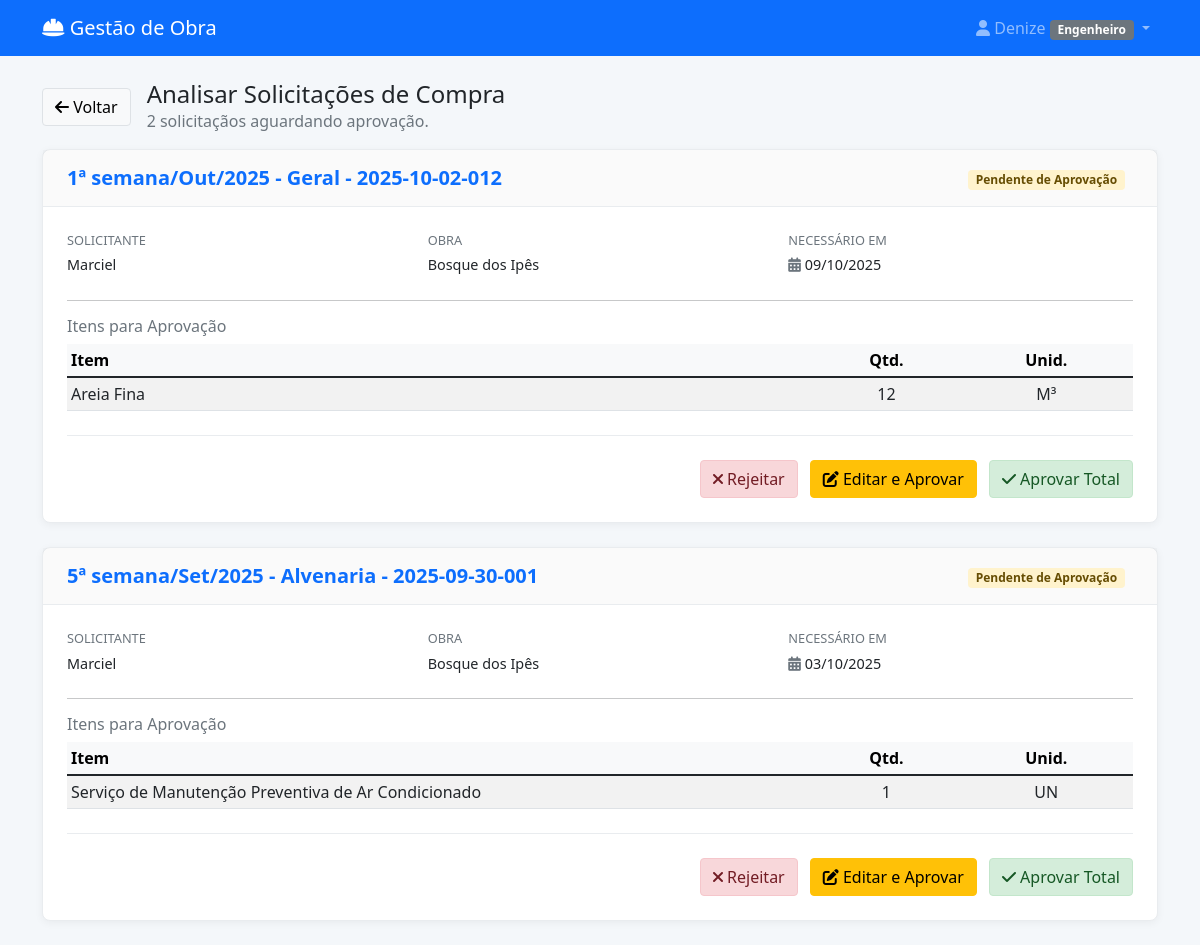
The page /analisar-solicitacoes/ (signed in) on the database as committed earlier.
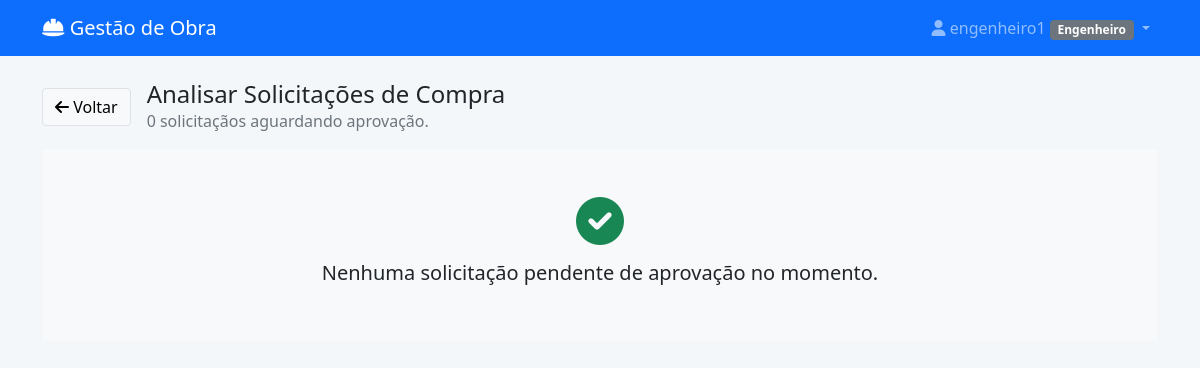
The same page on the database as committed later.
### materiais/models.py (models this page shows, shortened)
class User(AbstractUser):
    PERFIL_CHOICES = [
        ('almoxarife_obra', 'Almoxarife da Obra'),
        ('engenheiro', 'Engenheiro'),
        ('almoxarife_escritorio', 'Almoxarife do Escritório'),
        ('diretor', 'Diretor'),
    ]
    perfil = models.CharField(max_length=30, choices=PERFIL_CHOICES)
    telefone = models.CharField(max_length=15, blank=True)
    obras = models.ManyToManyField('Obra', blank=True, related_name='usuarios')
    assinatura_imagem = models.ImageField(upload_to='assinaturas/', null=True, blank=True, verbose_name="Imagem da Assinatura")

class SolicitacaoCompra(models.Model):
    STATUS_CHOICES = [
        ('rascunho', 'Rascunho'),
        ('pendente_aprovacao', 'Pendente de Aprovação'),
        ('aprovado_engenharia', 'Aprovado - Engenharia'),
        ('aprovada', 'Cotação - Para Iniciar'),
        ('rejeitada', 'Rejeitada'),
        ('em_cotacao', 'Cotação - Em Andamento'),
        ('aguardando_resposta', 'Cotação - Aguardando Resposta'),
        ('cotacao_selecionada', 'Cotação - Recebida/Analisar'),
        ('finalizada', 'RM Gerada'),
        ('a_caminho', 'A Caminho'),
        ('recebida_parcial', 'Recebida Parcialmente'),  # <-- NOVO STATUS ADICIONADO
        ('recebida', 'Recebida'),
    ]
    numero = models.CharField(max_length=100, unique=True, blank=True, verbose_name="Código")
    solicitante = models.ForeignKey(User, on_delete=models.CASCADE, related_name='solicitacoes')
    obra = models.ForeignKey(Obra, on_delete=models.CASCADE, null=True, blank=True)
    destino = models.ForeignKey(
        DestinoEntrega,
        on_delete=models.SET_NULL,
        null=True,
        blank=True,
        verbose_name="Destino de Entrega"
    )
    categoria_sc = models.ForeignKey(
        CategoriaSC,
        on_delete=models.SET_NULL,
        null=True,
        blank=True,
        verbose_name="Categoria da SC"
    )
    data_criacao = models.DateTimeField(auto_now_add=True)
    data_necessidade = models.DateField()
    justificativa = models.TextField(verbose_name="Observação Geral")
    is_emergencial = models.BooleanField(default=False, verbose_name="Solicitação Emergencial")
    status = models.CharField(max_length=20, choices=STATUS_CHOICES, default='rascunho')
    aprovador = models.ForeignKey(User, on_delete=models.SET_NULL, null=True, blank=True, related_name='aprovacoes')
    data_aprovacao = models.DateTimeField(null=True, blank=True)
    observacoes_aprovacao = models.TextField(blank=True)
    data_recebimento = models.DateTimeField(null=True, blank=True, verbose_name="Data de Recebimento")
    recebedor = models.ForeignKey(User, on_delete=models.CASCADE, verbose_name="Recebedor", null=True, blank=True)
    sc_mae = models.ForeignKey(
        'self',
        on_delete=models.SET_NULL,
        null=True,
        blank=True,
        related_name='scs_filhas'
    )
    @property
    def nome_descritivo(self):
        if not self.numero or not self.data_criacao:
            return "SC em criação..."
        data = timezone.localtime(self.data_criacao)
        semana_do_mes = (data.day - 1) // 7 + 1
        meses = ['Jan', 'Fev', 'Mar', 'Abr', 'Mai', 'Jun', 'Jul', 'Ago', 'Set', 'Out', 'Nov', 'Dez']
        mes_str = meses[data.month - 1]
        ano_str = data.strftime('%Y')
        categoria_nome = self.categoria_sc.nome if self.categoria_sc else "Geral"
        return f"{semana_do_mes}ª semana/{mes_str}/{ano_str} - {categoria_nome} - {self.numero}"

class Obra(models.Model):
    nome = models.CharField(max_length=100, verbose_name="Nome da Obra")
    endereco = models.CharField(max_length=200, blank=True, verbose_name="Endereço")
    data_inicio = models.DateField(null=True, blank=True, verbose_name="Data de Início")
    data_fim = models.DateField(null=True, blank=True, verbose_name="Data de Fim")
    ativa = models.BooleanField(default=True, verbose_name="Ativa")
    class Meta:
        verbose_name = "Obra"
        verbose_name_plural = "Obras"

class ItemSolicitacao(models.Model):
    solicitacao = models.ForeignKey(SolicitacaoCompra, on_delete=models.CASCADE, related_name='itens')
    item_catalogo = models.ForeignKey(ItemCatalogo, on_delete=models.PROTECT, null=True, blank=True)
    descricao = models.CharField(max_length=200)
    unidade = models.CharField(max_length=50)
    categoria = models.CharField(max_length=200, blank=True)
    quantidade = models.DecimalField(max_digits=10, decimal_places=2)
    observacoes = models.TextField(blank=True)
    aprovado = models.BooleanField(default=False)
    class Meta:
        verbose_name = "Item da Solicitação"
        verbose_name_plural = "Itens da Solicitação"

class CategoriaSC(models.Model):
    nome = models.CharField(max_length=100, unique=True)
    descricao = models.TextField(blank=True)
    class Meta:
        verbose_name = "Categoria de SC"
        verbose_name_plural = "Categorias de SC"

### materiais/views.py (the view)
# urls.py: path('analisar-solicitacoes/', views.analisar_solicitacoes, name='analisar_solicitacoes'),
@login_required
def analisar_solicitacoes(request):
    if request.user.perfil != 'engenheiro':
        messages.error(request, 'Acesso negado. Apenas engenheiros podem analisar solicitações.')
        return redirect('materiais:dashboard')
    solicitacoes_pendentes = SolicitacaoCompra.objects.filter(
        status='pendente_aprovacao'
    ).order_by('-data_criacao')
    return render(request, 'materiais/analisar_solicitacoes.html', {
        'solicitacoes_pendentes': solicitacoes_pendentes
    })

### materiais/templates/materiais/analisar_solicitacoes.html (shortened to what this page needs)
{% extends 'materiais/base.html' %}
{% load static %}
{% load materiais_extras %}
{% block content %}
<div class="d-flex flex-column flex-sm-row justify-content-sm-between align-items-sm-center mb-3">
    <div class="d-flex align-items-center mb-2 mb-sm-0">
        <a href="{% url 'materiais:dashboard' %}" class="btn btn-light border me-3">
            <i class="fas fa-arrow-left"></i> Voltar
        </a>
        <div>
            <h4 class="mb-0">Analisar Solicitações de Compra</h4>
            <p class="text-muted mb-0">{{ solicitacoes_pendentes.count }} solicitação{{ solicitacoes_pendentes.count|pluralize }} aguardando aprovação.</p>
        </div>
    </div>
</div>
{% if solicitacoes_pendentes %}
    {% for sc in solicitacoes_pendentes %}
    <div class="sc-card">
        <div class="sc-header">
            <div class="d-flex justify-content-between align-items-center flex-wrap">
                <h5 class="me-3">{{ sc.nome_descritivo }}</h5>
                <div>
                    <span class="badge bg-warning-soft text-dark-emphasis fw-semibold me-2">{{ sc.get_status_display }}</span>
                </div>
            </div>
        </div>
        <div class="sc-body">
            <div class="info-grid">
                <div class="info-item"><strong>Solicitante</strong> <span>{{ sc.solicitante.get_full_name|default:sc.solicitante.username }}</span></div>
                <div class="info-item"><strong>Obra</strong> <span>{{ sc.obra.nome }}</span></div>
                <div class="info-item"><strong>Necessário em</strong> <span><i class="fas fa-calendar-alt text-muted"></i> {{ sc.data_necessidade|date:"d/m/Y" }}</span></div>
            </div>
            <div class="w-100">
                <hr>
                <h6 class="mb-2 text-secondary">Itens para Aprovação</h6>
                <div class="table-responsive">
                    <table class="table table-sm table-striped mb-0">
                        <thead class="table-light">
                            <tr>
                                <th style="width: 70%;">Item</th>
                                <th class="text-center">Qtd.</th>
                                <th class="text-center">Unid.</th>
                            </tr>
                        </thead>
                        <tbody>
                        {% for item in sc.itens.all %}
                            <tr>
                                <td>{{ item.descricao }}</td>
                                <td class="text-center">{{ item.quantidade|floatformat:"-2" }}</td>
                                <td class="text-center">{{ item.unidade }}</td>
                            </tr>
                        {% endfor %}
                        </tbody>
                    </table>
                </div>
            </div>
            <div class="actions-footer w-100">
                <button class="btn btn-danger-soft" onclick="abrirModalRejeicao('{{ sc.id }}', '{{ sc.numero }}')"><i class="fas fa-times"></i> Rejeitar</button>
                <a href="{% url 'materiais:analisar_editar_solicitacao' sc.id %}" class="btn btn-warning"><i class="fas fa-edit"></i> Editar e Aprovar</a>
                <button class="btn btn-success-soft" onclick="abrirModalAprovacao('{{ sc.id }}', '{{ sc.numero }}')"><i class="fas fa-check"></i> Aprovar Total</button>
            </div>
        </div>
    </div>
    {% endfor %}
{% else %}
    <div class="text-center p-5 bg-light rounded">
        <i class="fas fa-check-circle fa-3x text-success mb-3"></i>
        <h5>Nenhuma solicitação pendente de aprovação no momento.</h5>
    </div>
{% endif %}
{% endblock %}

### materiais/templates/materiais/base.html (shortened to what this page needs)
<!DOCTYPE html>
<html lang="pt-br">
<head>
    <link href="https://cdn.jsdelivr.net/npm/bootstrap@5.1.3/dist/css/bootstrap.min.css" rel="stylesheet">
    <link href="https://cdnjs.cloudflare.com/ajax/libs/font-awesome/6.0.0/css/all.min.css" rel="stylesheet">
</head>
<body>
    <nav class="navbar navbar-expand-lg navbar-dark bg-primary">
        <div class="container">
            <a class="navbar-brand" href="{% url 'materiais:dashboard' %}">
                <i class="fas fa-hard-hat"></i> Gestão de Obra
            </a>
            {% if user.is_authenticated %}
            <div class="navbar-nav ms-auto">
                <div class="nav-item dropdown">
                    <a class="nav-link dropdown-toggle" href="#" role="button" data-bs-toggle="dropdown">
                        <i class="fas fa-user"></i> {{ user.get_full_name|default:user.username }}
                        <span class="badge bg-secondary">{{ user.get_perfil_display }}</span>
                    </a>
                </div>
            </div>
            {% endif %}
        </div>
    </nav>
    <div class="container mt-4">
        {% block content %}
        {% endblock %}
    </div>
</body>
</html>

Rows that differ between the two databases and show on the page:
removed SolicitacaoCompra: nome_descritivo "1ª semana/Out/2025 - Geral - 2025-10-02-012", status "Pendente de Aprovação", solicitante.get_full_name "Marciel", obra.nome "Bosque dos Ipês", data_necessidade "09/10/2025"
removed ItemSolicitacao: descricao "Areia Fina", quantidade "12", unidade "M³", shown under "1ª semana/Out/2025 - Geral - 2025-10-02-012"
removed SolicitacaoCompra: nome_descritivo "5ª semana/Set/2025 - Alvenaria - 2025-09-30-001", status "Pendente de Aprovação", solicitante.get_full_name "Marciel", obra.nome "Bosque dos Ipês", data_necessidade "03/10/2025"
removed ItemSolicitacao: descricao "Serviço de Manutenção Preventiva de Ar Condicionado", quantidade "1", unidade "UN", shown under "5ª semana/Set/2025 - Alvenaria - 2025-09-30-001"
changed User "Engenheiro": get_full_name "Denize" → "engenheiro1"
Other text that changed with them:
{{ solicitacoes_pendentes.count }}: "2" → "0"
text now shown: "Nenhuma solicitação pendente de aprovação no momento."
